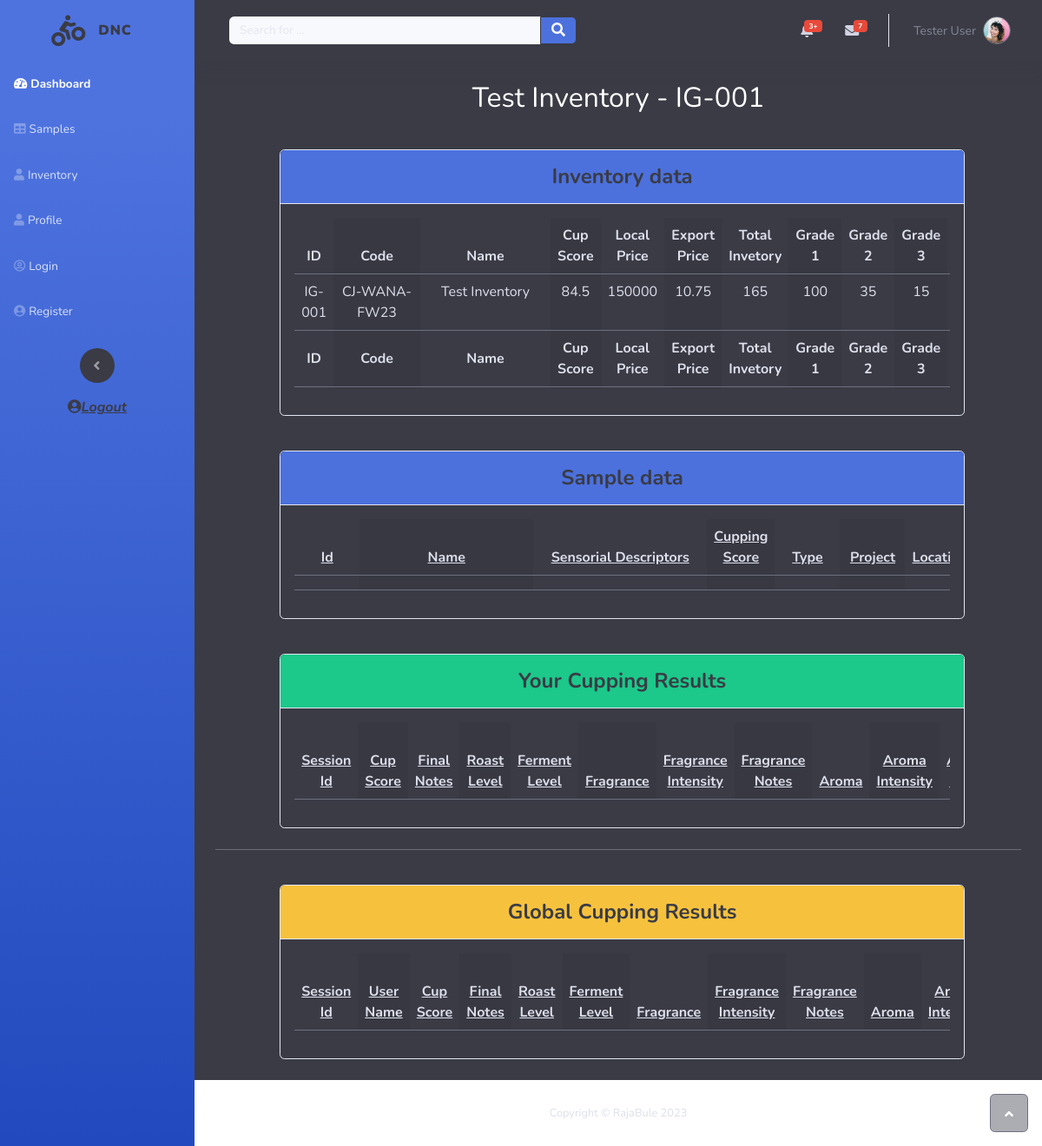
/inventory/view/IG-001/ (signed in), run on an earlier commit of the app's database.
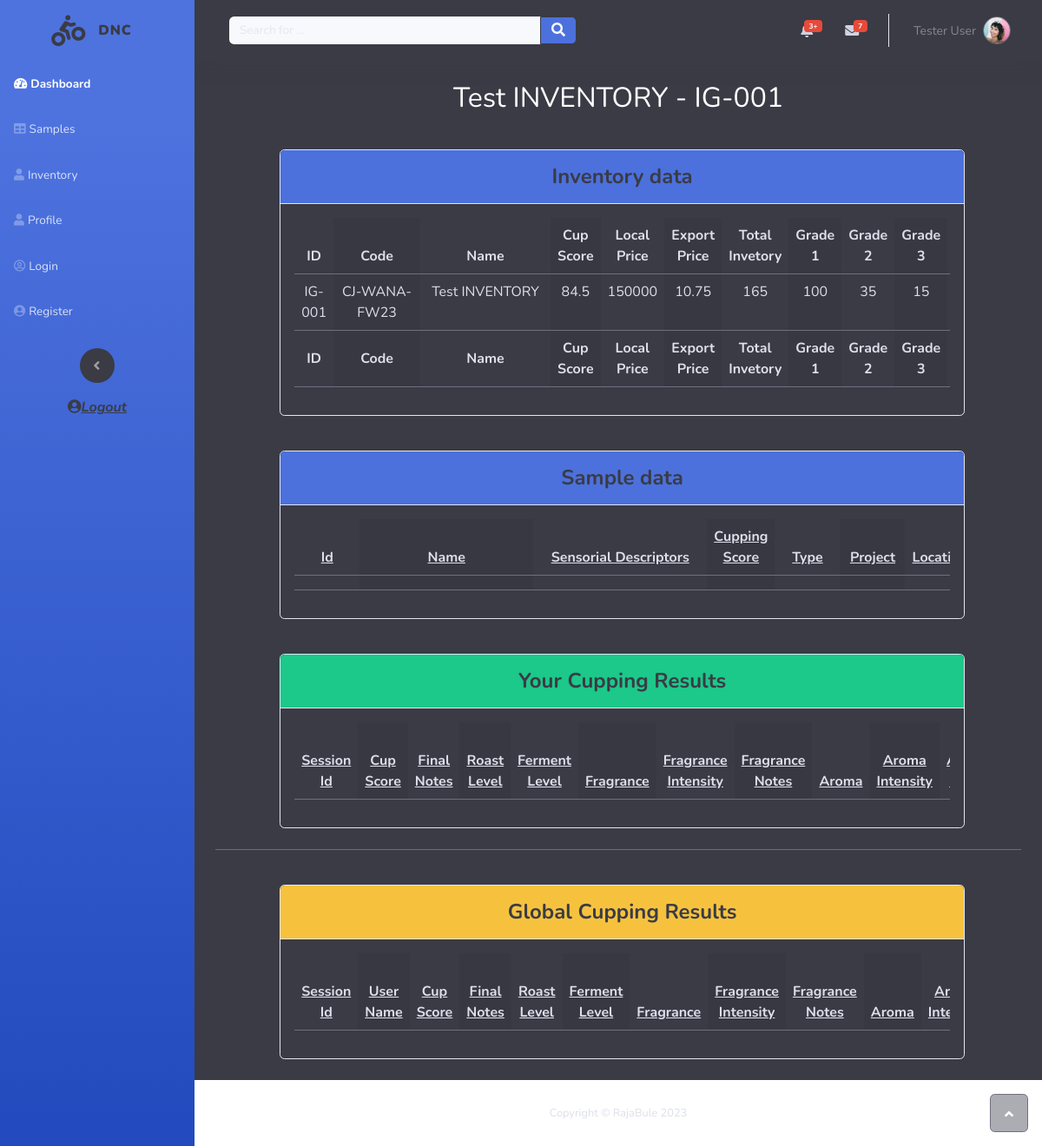
And on a later commit of the database.
### DNC/models.py (models this page shows, shortened)
class Inventory(models.Model):
    id = models.CharField(max_length=300, primary_key=True)
    sampleid = models.CharField(max_length=300, null=True, blank=True)
    code = models.CharField(max_length=300, null=True, blank=True)
    pricelocal = models.CharField(max_length=300, null=True, blank=True)
    priceexport = models.CharField(max_length=300, null=True, blank=True)
    name = models.CharField(max_length=300)
    totalq = models.CharField(max_length=300, null=True, blank=True)
    g1q = models.CharField(max_length=300, null=True, blank=True)
    g2q = models.CharField(max_length=300, null=True, blank=True)
    g3q = models.CharField(max_length=300, null=True, blank=True)
    g4q = models.CharField(max_length=300, null=True, blank=True)
    g5q = models.CharField(max_length=300, null=True, blank=True)
    defectq = models.CharField(max_length=300, null=True, blank=True)
    unsortedq = models.CharField(max_length=300, null=True, blank=True)
    user = models.ForeignKey(User, on_delete=models.CASCADE, default=3)
    stype = models.CharField(max_length=300, null=True)
    project = models.CharField(max_length=300, null=True, blank=True)
    location = models.CharField(max_length=300, null=True)
    proccessing = models.CharField(max_length=300, null=True)
    cropyear = models.CharField(max_length=300, null=True)
    varieties = models.CharField(max_length=300, null=True)
    regdate = models.CharField(max_length=300, null=True, blank=True)
    grade = models.CharField(max_length=300, null=True, blank=True)
    rating = models.CharField(max_length=300, null=True, blank=True)
    cert = models.CharField(max_length=300, null=True, blank=True)
    notes = models.TextField(max_length=300, null=True, blank=True)
    refid = models.CharField(max_length=300, null=True, blank=True)
    salenum = models.CharField(max_length=300, null=True, blank=True)
    iconum = models.CharField(max_length=300, null=True, blank=True)
    contnum = models.CharField(max_length=300, null=True, blank=True)
    tracknum = models.CharField(max_length=300, null=True, blank=True)
    country = models.CharField(max_length=300, null=True, blank=True)
    farm = models.CharField(max_length=300, null=True, blank=True)
    importer = models.CharField(max_length=300, null=True, blank=True)
    exporter = models.CharField(max_length=300, null=True, blank=True)
    wetmill = models.CharField(max_length=300, null=True, blank=True)
    drymill = models.CharField(max_length=300, null=True, blank=True)
    cooperative = models.CharField(max_length=300, null=True, blank=True)
    assosiation = models.CharField(max_length=300, null=True, blank=True)
    customer = models.CharField(max_length=300, null=True, blank=True)
    othertrac = models.TextField(max_length=300, null=True, blank=True)
    sampleweight = models.CharField(max_length=300, null=True, blank=True)
    sampleweightunit = models.CharField(max_length=300, null=True, blank=True)
    expweight = models.CharField(max_length=300, null=True, blank=True)
    expweightunit = models.CharField(max_length=300, null=True, blank=True)
    expprice = models.CharField(max_length=300, null=True, blank=True)
    exptotalprice = models.CharField(max_length=300, null=True, blank=True)
    exparrival = models.CharField(max_length=300, null=True, blank=True)
    moisture = models.CharField(max_length=300, null=True, blank=True)
    wa = models.CharField(max_length=300, null=True, blank=True)
    density = models.CharField(max_length=300, null=True, blank=True)
    physicaldefects = models.CharField(max_length=300, null=True)
    screensize = models.CharField(max_length=300, null=True, blank=True)
    classification = models.CharField(max_length=300, null=True, blank=True)
    estgreenweight = models.CharField(max_length=300, null=True, blank=True)
    sensorialdescriptors = models.TextField(max_length=300, null=True, blank=True)
    generalcomments = models.TextField(max_length=300, null=True, blank=True)
    sensorial = models.CharField(max_length=300, null=True, blank=True)
    shared_with = models.ManyToManyField(User, through='InventoryShare', related_name='shared_inventory', blank=True)
    view_perms = models.ManyToManyField(User, through='InventoryViewPerms', related_name='inventory_view_perms', blank=True)

### DNC/views.py (the view)
# urls.py: path('inventory/view/<str:coffee_id>/', views.inv_view, name='invview'),
@login_required
def inv_view(request, coffee_id):
    user = request.user
    print('invview call user:', user.id)
    date_time = datetime.datetime.now().strftime("%d/%m/%Y %H:%M")
    try:
        inv = Inventory.objects.get(id=coffee_id)
        print(inv.sampleid)
        try:
            sample = Samples.objects.get(id=inv.sampleid)
            if sample:
                if user.id == sample.user.id:
                    sample_allowed_fields = [field.name for field in sample._meta.fields]
                    print(sample_allowed_fields, "owner")
                else:
                    sample_allowed_fields = get_allowed_fields(user, sample)
                    print(sample_allowed_fields, "not owner!@")
                sample_field_values = {}
                for field_name in sample_allowed_fields:
                    field_value = getattr(sample, field_name)
                    sample_field_values[field_name] = field_value
                for field_name in sample._meta.fields:
                    print(field_name.name, "name! exist!")
                    if field_name.name not in sample_allowed_fields:
                        print(field_name.name, "name!")
                        sample_field_values[field_name.name] = "No Permissions"
                print(sample_field_values, "!!!!!!")
        except Exception as e:
            sample_field_values = {}
            sample = {}
            print('Error:', e)
            pass
    except Inventory.DoesNotExist:
        return HttpResponseNotFound("Inventory not found")
    if user.id == inv.user.id:
        allowed_fields = [field.name for field in inv._meta.fields]
        print(allowed_fields, "owner")
    else:
        allowed_fields = get_allowed_fields(user, inv)
        print(allowed_fields, "not owner!@")
    field_values = {}
    for field_name in allowed_fields:
        field_value = getattr(inv, field_name)
        field_values[field_name] = field_value
    for field_name in inv._meta.fields:
        print(field_name.name, "name! exist!")
        if field_name.name not in allowed_fields:
            print(field_name.name, "name!")
            field_values[field_name.name] = "No Permissions"
    print(field_values, "!!!!!!")
    try:
        cupsession = CuppingSCI.objects.filter(
            Q(sample_id=coffee_id) | (Q(sample_id=inv.sampleid) if inv.sampleid is not None else Q()),
            user=user.id
        )
    except CuppingSCI.DoesNotExist:
        cupsession = "No cupping data found!"
        print(cupsession)
        context = {
            'global_session': cupsessions,
            'cup_session': cupsession,
            'sample_id': coffee_id,
            'user_first_name': user.first_name,
            'user_last_name': user.last_name,
            'sample': sample,
            'user_id': user.id,
            'inventory': inv,
            'field_values': field_values,
            'sample_field_values': sample_field_values,
            'allowed_fields': allowed_fields,  # Pass the allowed fields to the template
        }
        return render(request, 'invview.html', context)
    try:
        cupsessions = CuppingSCI.objects.filter(
            Q(sample_id=coffee_id) | (Q(sample_id=inv.sampleid) if inv.sampleid is not None else Q())
        )
    except CuppingSCI.DoesNotExist:
        cupsessions = "No cupping data found!"
        print(cupsessions)
        context = {
            'global_session': cupsessions,
            'cup_session': cupsession,
            'sample_id': coffee_id,
            'user_first_name': user.first_name,
            'user_last_name': user.last_name,
            'sample': sample,
            'user_id': user.id,
            'inventory': inv,
            'field_values': field_values,
            'sample_field_values': sample_field_values,
            'allowed_fields': allowed_fields,  # Pass the allowed fields to the template
        }
        return render(request, 'invview.html', context)
    context = {
            'global_session': cupsessions,
            'cup_session': cupsession,
            'sample_id': coffee_id,
            'user_first_name': user.first_name,
            'user_last_name': user.last_name,
            'sample': sample,
            'user_id': user.id,
            'inventory': inv,
            'field_values': field_values,
            'sample_field_values': sample_field_values,
            'allowed_fields': allowed_fields,  # Pass the allowed fields to the template
        }
    print(cupsession)
    return render(request, 'invview.html', context)

### DNC/templates/invview.html (shortened to what the changed rows need)
{% extends 'ext_inv.html' %}
{% block content %}
                <div class="container-fluid" style="text-align: center;">
                    <h2 class="mb-1">{{ inventory.name }} - {{ inventory.id }}</h2>
                </div>
                <div class="card mb-4" style="margin-top: 40px;width: 85%;margin-left: 8%; text-align: center;">
                    <div class="card-body" style="border-top-style: none;">
                        <div class="table-responsive">
                            <table class="table table-striped-columns">
                                <thead>
                                    <tr>
                                        <th style="width: 171.45px;max-width: 170px;">ID</th>
                                        <th style="min-width: 100px;">Code</th>
                                        <th style="min-width: 150px;">Name</th>
                                        <th>Cup Score</th>
                                        <th>Local Price</th>
                                        <th>Export Price</th>
                                        <th>Total Invetory</th>
                                        <th>Grade 1</th>
                                        <th>Grade 2</th>
                                        <th>Grade 3</th>
                                        <th>Grade 4</th>
                                    </tr>
                                </thead>
                                <tbody>
                                    <tr>
                                            <td>{{ field_values.id }}</td>
                                            <td>{{ field_values.code }}</td>
                                            <td>{{ field_values.name }}</td>
                                            <td>{{ field_values.sensorial }}</td>
                                            <td>{{ field_values.pricelocal }}</td>
                                            <td>{{ field_values.priceexport }}</td>
                                            <td>{{ field_values.totalq }}</td>
                                            <td>{{ field_values.g1q }}</td>
                                            <td>{{ field_values.g2q }}</td>
                                            <td>{{ field_values.g3q }}</td>
                                            <td>{{ field_values.g4q }}</td>
                                    </tr>
                                </tbody>
                                <tfoot>
                                    <tr>
                                        <th style="width: 171.45px;max-width: 170px;">ID</th>
                                        <th>Code</th>
                                        <th>Name</th>
                                        <th>Cup Score</th>
                                        <th>Local Price</th>
                                        <th>Export Price</th>
                                        <th>Total Invetory</th>
                                        <th>Grade 1</th>
                                        <th>Grade 2</th>
                                        <th>Grade 3</th>
                                        <th>Grade 4</th>
                                    </tr>
                            </table>
                        </div>
                    </div>
                </div>
                <div class="card mb-4" style="margin-top: 40px;width: 85%;margin-left: 8%; text-align: center;">
                    <div class="card-body" style="border-top-style: none;">
                        <div class="table-responsive">
                            <table class="table table-striped-columns">
                                <thead>
                                    <tr style="text-decoration: underline;">
                                        <th>Id</th>
                                        <th>Name</th>
                                        <th>Sensorial Descriptors</th>
                                        <th>Cupping Score</th>
                                        <th>Type</th>
                                        <th>Project</th>
                                        <th>Location</th>
                                    </tr>
                                </thead>
                            </table>
                        </div>
                    </div>
                </div>
                <div class="card mb-4" style="margin-top: 40px;width: 85%;margin-left: 8%; text-align: center;">
                    <div class="card-body" style="border-top-style: none;">
                        <div class="table-responsive">
                            <table class="table table-striped-columns table-hover">
                                <thead>
                                    <tr style="text-decoration: underline;">
                                        <th>Session Id</th>
                                        <th>Cup Score</th>
                                        <th>Final Notes</th>
                                        <th>Roast Level</th>
                                        <th>Ferment Level</th>
                                        <th>Fragrance</th>
                                        <th>Fragrance Intensity</th>
                                        <th>Fragrance Notes</th>
                                        <th>Aroma</th>
                                        <th>Aroma Intensity</th>
                                        <th>Aroma Notes</th>
                                    </tr>
                                </thead>
                            </table>
                        </div>
                    </div>
                </div>
                <div class="card mb-4" style="margin-top: 40px;width: 85%;margin-left: 8%; text-align: center;">
                    <div class="card-body" style="border-top-style: none;">
                        <div class="table-responsive">
                            <table class="table table-striped-columns table-hover">
                                <thead>
                                    <tr style="text-decoration: underline;">
                                        <th>Session Id</th>
                                        <th>User Name</th>
                                        <th>Cup Score</th>
                                        <th>Final Notes</th>
                                        <th>Roast Level</th>
                                        <th>Ferment Level</th>
                                        <th>Fragrance</th>
                                        <th>Fragrance Intensity</th>
                                        <th>Fragrance Notes</th>
                                        <th>Aroma</th>
                                        <th>Aroma Intensity</th>
                                    </tr>
                                </thead>
                            </table>
                        </div>
                    </div>
                </div>
{% endblock %}

What changed in the data, as far as the page shows it:
changed Inventory "IG-001": name "Test Inventory" → "Test INVENTORY"
